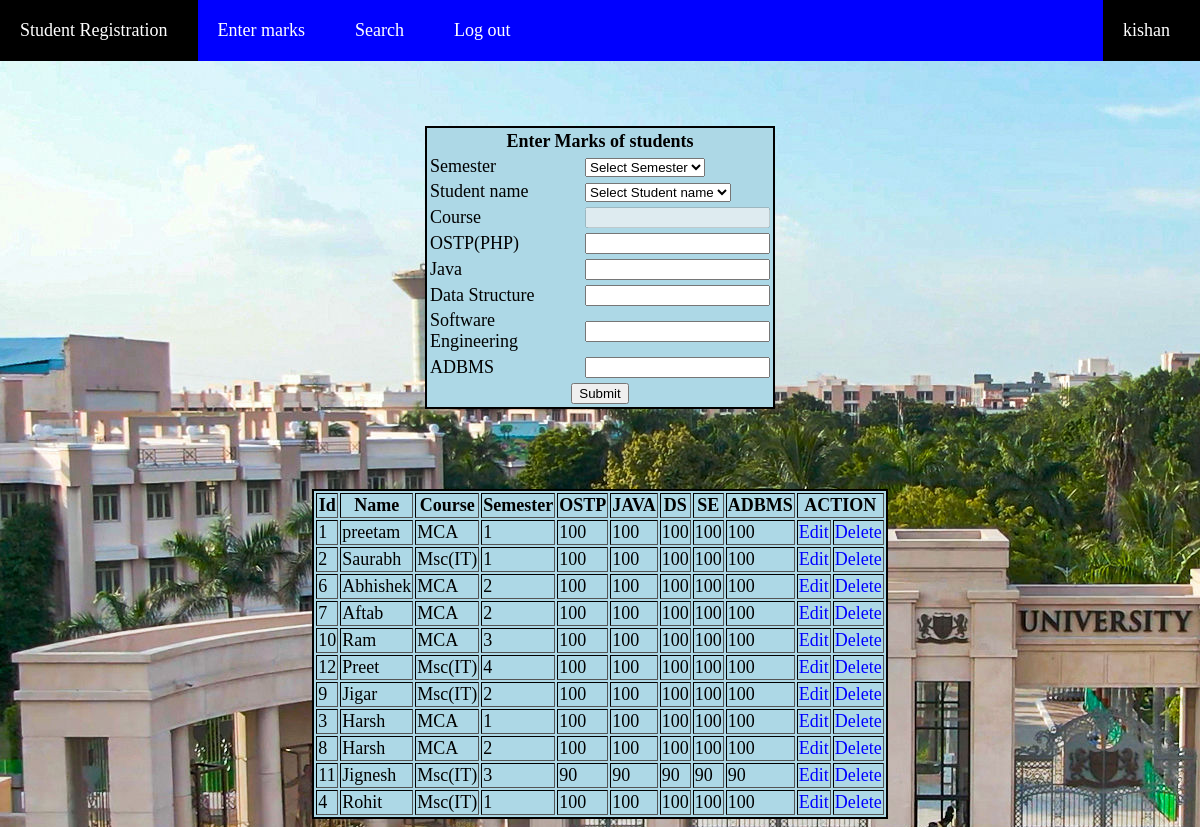
Page /marks.php?c=null&n=null (signed in) on the committed database.
### tables this page shows
CREATE TABLE IF NOT EXISTS `studentresult` (
  `sr_no` int(11) NOT NULL AUTO_INCREMENT,
  `std_id` int(11) NOT NULL,
  `course` varchar(50) NOT NULL,
  `ostp` int(11) NOT NULL,
  `java` int(11) NOT NULL,
  `ds` int(11) NOT NULL,
  `se` int(11) NOT NULL,
  `adbms` int(11) NOT NULL,
  `total` double NOT NULL,
  `percentage` double NOT NULL,
  `class` int(11) NOT NULL,
  `result` int(11) NOT NULL,
  PRIMARY KEY (`sr_no`)
);

CREATE TABLE IF NOT EXISTS `studentdetails` (
  `std_id` int(11) NOT NULL AUTO_INCREMENT,
  `std_name` varchar(50) NOT NULL,
  `course` varchar(20) NOT NULL,
  `email` varchar(50) NOT NULL,
  `psw` varchar(50) NOT NULL,
  `contact` varchar(20) NOT NULL,
  `gender` varchar(10) NOT NULL,
  PRIMARY KEY (`std_id`)
);

### marks.php (the view, shortened to what this page needs)
<?php include("header.php"); ?>
<?php include("variables.php"); ?>
<?php
	if(isset($_REQUEST['n']))
	{
	$id=$_REQUEST['n'];
	$fetch = "SELECT std_id,std_name,course,email,contact,gender,sem FROM studentdetails WHERE std_id=$id";
	$m=mysqli_query($con,$fetch);
	$d1=mysqli_fetch_array($m);
	}
?>
<center>
	<form method="POST" action="insert.php?c=null" enctype="multipart/form-data">
		<div class="marks">
		<table>
			<thead>
				<tr>
					<th colspan="2"> Enter Marks of students </th>
				</tr>
			</thead>
			<tbody>
				<tr>
					<td>Semester</td>
					<td>
						<select name="sem" onchange="location = this.value;" >
						<?php
							if(($_REQUEST['n']=='null' || $_REQUEST['n']=='false')  && $_SESSION['semester']=='')
							{
						?>
								<option value=''> Select Semester </option>
						<?php
							}
							else
							{
						?>
								<option> <?php echo $d1['sem'] ?> </option>
						<?php
							}
						?>
						</select>
						<br><span class="err"><?php echo $semerr; ?> </span>
						</td>
				</tr>
				<tr>
					<td>Student name</td>
					<td>
						<select name="sname" onchange="location = this.value;" >
						<?php
							if(($_REQUEST['n']=='null' || $_REQUEST['n']=='false') )
							{
						?>
								<option value=''> Select Student name </option>
						<?php
							}
							else
							{
						?>
								<option> <?php echo $d1['std_name'] ?> </option>
						<?php
							}
						?>
						</select>
						<br><span class="err"><?php echo $nameerror1; ?> </span>
						</td>
				</tr>
				<tr>
					<td>Course</td>
					<td><input type="text" name="course" value="<?php echo $d1['course'] ?>" disabled /></td>
				</tr>
				<tr>
					<td>
						OSTP(PHP)
					</td>
					<td>
						<input type="number" name="ostp" id="ostp" value="<?php echo $_SESSION['ostp'] ?>"  />
						<br><span class="err"><?php echo $ostperr; ?> </span>
					</td>
				</tr>
				<tr>
					<td>
						Java
					</td>
					<td>
						<input type="number" name="java" id="java" value="<?php echo $_SESSION['java'] ?>"  />
						<br><span class="err"><?php echo $javaerr; ?> </span>
					</td>
				</tr>
				<tr>
					<td>
						Data Structure
					</td>
					<td>
						<input type="number" name="ds" id="ds"  value="<?php echo $_SESSION['ds'] ?>" />
						<br><span class="err"><?php echo $dserr; ?> </span>
					</td>
				</tr>
				<tr>
					<td>
						Software Engineering
					</td>
					<td>
						<input type="number" name="se" id="se" value="<?php echo $_SESSION['se'] ?>"  />
						<br><span class="err"><?php echo $seerr; ?> </span>
					</td>
				</tr>
				<tr>
					<td>
						ADBMS
					</td>
					<td>
						<input type="number" name="adbms" id="adbms"  value="<?php echo $_SESSION['adbms'] ?>" />
						<br><span class="err"><?php echo $adbmserr; ?> </span>
					</td>
				</tr>
				<tr>
					<td colspan="2" align="center"><input type="submit" name="submitmarks" id="submitmarks" value="Submit" onclick="return checkmark()" /></td>
				</tr>
			</tbody>
		</table>
		</div>
	</form>
</center>
 <center>
	<div class="displaymarks">
		<table border="1">
		<thead>
			<tr>
				<th>Id</th>
				<th>Name</th>
				<th>Course</th>
				<th>Semester</th>
				<th>OSTP</th>
				<th>JAVA</th>
				<th>DS</th>
				<th>SE</th>
				<th>ADBMS</th>
				<th colspan="2">ACTION</th>
			</tr>
		</thead>
		<?php
			$fetch = "SELECT r.sr_no,s.std_id,s.std_name,s.course,s.sem,r.ostp,r.java,r.ds,r.se,r.adbms FROM studentdetails s INNER JOIN studentresult r ON s.std_id = r.std_id ";
			$m=mysqli_query($con,$fetch);
			while($d=mysqli_fetch_array($m))
			{
			?>
				<tbody>
				<tr>
					<td><?php echo $d['std_id'] ?> </td>
					<td><?php echo $d['std_name'] ?> </td>
					<td><?php echo $d['course'] ?> </td>
					<td><?php echo $d['sem'] ?> </td>
					<td><?php echo $d['ostp'] ?> </td>
					<td><?php echo $d['java'] ?> </td>
					<td><?php echo $d['ds'] ?> </td>
					<td><?php echo $d['se'] ?> </td>
					<td><?php echo $d['adbms'] ?> </td>
					<td><a href="editresult.php?c=null&edit=<?php echo $d['sr_no'] ?>  ">Edit</a></td>
					<td><a href="insert.php?del=<?php echo $d['std_id'] ?>  ">Delete</a></td>
				</tr>
				</tbody>
			<?php
			}
		?>
	</table>
	</div>
</center>
<?php include("footer.php") ?>

### style.css (style rules this page uses)
body { margin-top:0; font-family: "calibri"; font-size: 18px; margin-left:0; }
a { color:blue; text-decoration: none; }
.marks { padding:10; }
.marks table { border:2px solid black; width:350px; background:lightblue; }
.displaymarks { margin-top:80px; padding:10; }
.displaymarks table { border:2px solid black; width:350px; background:lightblue; }
.image { background-image:url("123.jpg"); position:relative; background-size: auto; width:100%; background-attachment:fixed; background-repeat: no-repeat; }

### rows in the picture
studentresult: std.std_id "1", std.std_name "preetam", std.course "MCA", std.sem "1", ostp "100", java "100", ds "100", se "100", adbms "100"
studentresult: std.std_id "2", std.std_name "Saurabh", std.course "Msc(IT)", std.sem "1", ostp "100", java "100", ds "100", se "100", adbms "100"
studentresult: std.std_id "6", std.std_name "Abhishek", std.course "MCA", std.sem "2", ostp "100", java "100", ds "100", se "100", adbms "100"
studentresult: std.std_id "7", std.std_name "Aftab", std.course "MCA", std.sem "2", ostp "100", java "100", ds "100", se "100", adbms "100"
studentresult: std.std_id "10", std.std_name "Ram", std.course "MCA", std.sem "3", ostp "100", java "100", ds "100", se "100", adbms "100"
studentresult: std.std_id "12", std.std_name "Preet", std.course "Msc(IT)", std.sem "4", ostp "100", java "100", ds "100", se "100", adbms "100"
studentresult: std.std_id "9", std.std_name "Jigar", std.course "Msc(IT)", std.sem "2", ostp "100", java "100", ds "100", se "100", adbms "100"
studentresult: std.std_id "3", std.std_name "Harsh", std.course "MCA", std.sem "1", ostp "100", java "100", ds "100", se "100", adbms "100"
studentresult: std.std_id "8", std.std_name "Harsh", std.course "MCA", std.sem "2", ostp "100", java "100", ds "100", se "100", adbms "100"
studentresult: std.std_id "11", std.std_name "Jignesh", std.course "Msc(IT)", std.sem "3", ostp "90", java "90", ds "90", se "90", adbms "90"
studentresult: std.std_id "4", std.std_name "Rohit", std.course "Msc(IT)", std.sem "1", ostp "100", java "100", ds "100", se "100", adbms "100"

### other values in the picture
$_COOKIE['user'] "kishan"
